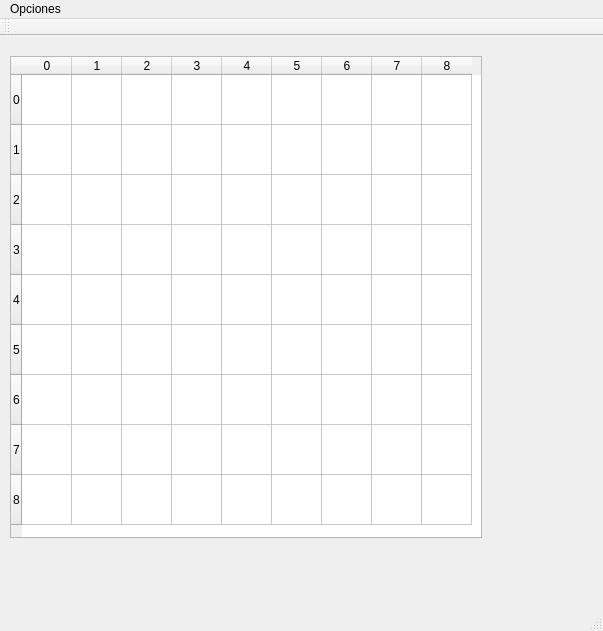
<?xml version="1.0" encoding="UTF-8"?>
<ui version="4.0">
 <class>Sudominoku</class>
 <widget class="QMainWindow" name="Sudominoku">
  <property name="geometry">
   <rect>
    <x>0</x>
    <y>0</y>
    <width>603</width>
    <height>631</height>
   </rect>
  </property>
  <property name="windowTitle">
   <string>Sudominoku</string>
  </property>
  <widget class="QWidget" name="centralWidget">
   <widget class="QTableWidget" name="tableroJuego">
    <property name="geometry">
     <rect>
      <x>10</x>
      <y>20</y>
      <width>472</width>
      <height>482</height>
     </rect>
    </property>
    <property name="minimumSize">
     <size>
      <width>472</width>
      <height>482</height>
     </size>
    </property>
    <property name="maximumSize">
     <size>
      <width>472</width>
      <height>482</height>
     </size>
    </property>
    <property name="autoScroll">
     <bool>false</bool>
    </property>
    <property name="iconSize">
     <size>
      <width>50</width>
      <height>50</height>
     </size>
    </property>
    <attribute name="horizontalHeaderDefaultSectionSize">
     <number>50</number>
    </attribute>
    <attribute name="horizontalHeaderMinimumSectionSize">
     <number>50</number>
    </attribute>
    <attribute name="verticalHeaderDefaultSectionSize">
     <number>50</number>
    </attribute>
    <attribute name="verticalHeaderMinimumSectionSize">
     <number>50</number>
    </attribute>
    <row>
     <property name="text">
      <string>0</string>
     </property>
    </row>
    <row>
     <property name="text">
      <string>1</string>
     </property>
    </row>
    <row>
     <property name="text">
      <string>2</string>
     </property>
    </row>
    <row>
     <property name="text">
      <string>3</string>
     </property>
    </row>
    <row>
     <property name="text">
      <string>4</string>
     </property>
    </row>
    <row>
     <property name="text">
      <string>5</string>
     </property>
    </row>
    <row>
     <property name="text">
      <string>6</string>
     </property>
    </row>
    <row>
     <property name="text">
      <string>7</string>
     </property>
    </row>
    <row>
     <property name="text">
      <string>8</string>
     </property>
    </row>
    <column>
     <property name="text">
      <string>0</string>
     </property>
    </column>
    <column>
     <property name="text">
      <string>1</string>
     </property>
    </column>
    <column>
     <property name="text">
      <string>2</string>
     </property>
    </column>
    <column>
     <property name="text">
      <string>3</string>
     </property>
    </column>
    <column>
     <property name="text">
      <string>4</string>
     </property>
    </column>
    <column>
     <property name="text">
      <string>5</string>
     </property>
    </column>
    <column>
     <property name="text">
      <string>6</string>
     </property>
    </column>
    <column>
     <property name="text">
      <string>7</string>
     </property>
    </column>
    <column>
     <property name="text">
      <string>8</string>
     </property>
    </column>
   </widget>
  </widget>
  <widget class="QMenuBar" name="menuBar">
   <property name="geometry">
    <rect>
     <x>0</x>
     <y>0</y>
     <width>603</width>
     <height>29</height>
    </rect>
   </property>
   <widget class="QMenu" name="menuOpciones">
    <property name="title">
     <string>Opciones</string>
    </property>
    <widget class="QMenu" name="menuCargar_juego">
     <property name="title">
      <string>Cargar juego</string>
     </property>
     <addaction name="separator"/>
     <addaction name="actionCargar_ambiente"/>
     <addaction name="actionAleatorio"/>
    </widget>
    <widget class="QMenu" name="menuJugar_2">
     <property name="title">
      <string>Jugar</string>
     </property>
     <addaction name="actionFichas_Aleatorias"/>
     <addaction name="actionPosiciones_Aleatorias"/>
    </widget>
    <addaction name="menuCargar_juego"/>
    <addaction name="menuJugar_2"/>
    <addaction name="separator"/>
    <addaction name="actionSalir"/>
    <addaction name="separator"/>
   </widget>
   <addaction name="menuOpciones"/>
  </widget>
  <widget class="QToolBar" name="mainToolBar">
   <attribute name="toolBarArea">
    <enum>TopToolBarArea</enum>
   </attribute>
   <attribute name="toolBarBreak">
    <bool>false</bool>
   </attribute>
  </widget>
  <widget class="QStatusBar" name="statusBar"/>
  <action name="actionSalir">
   <property name="text">
    <string>Salir</string>
   </property>
  </action>
  <action name="actionCargar_ambiente">
   <property name="text">
    <string>Cargar ambiente</string>
   </property>
  </action>
  <action name="actionAleatorio">
   <property name="text">
    <string>Aleatorio</string>
   </property>
  </action>
  <action name="actionFichas_Aleatorias">
   <property name="text">
    <string>Fichas Aleatorias</string>
   </property>
  </action>
  <action name="actionPosiciones_Aleatorias">
   <property name="text">
    <string>Posiciones Aleatorias</string>
   </property>
  </action>
 </widget>
 <layoutdefault spacing="6" margin="11"/>
 <resources/>
 <connections/>
</ui>
